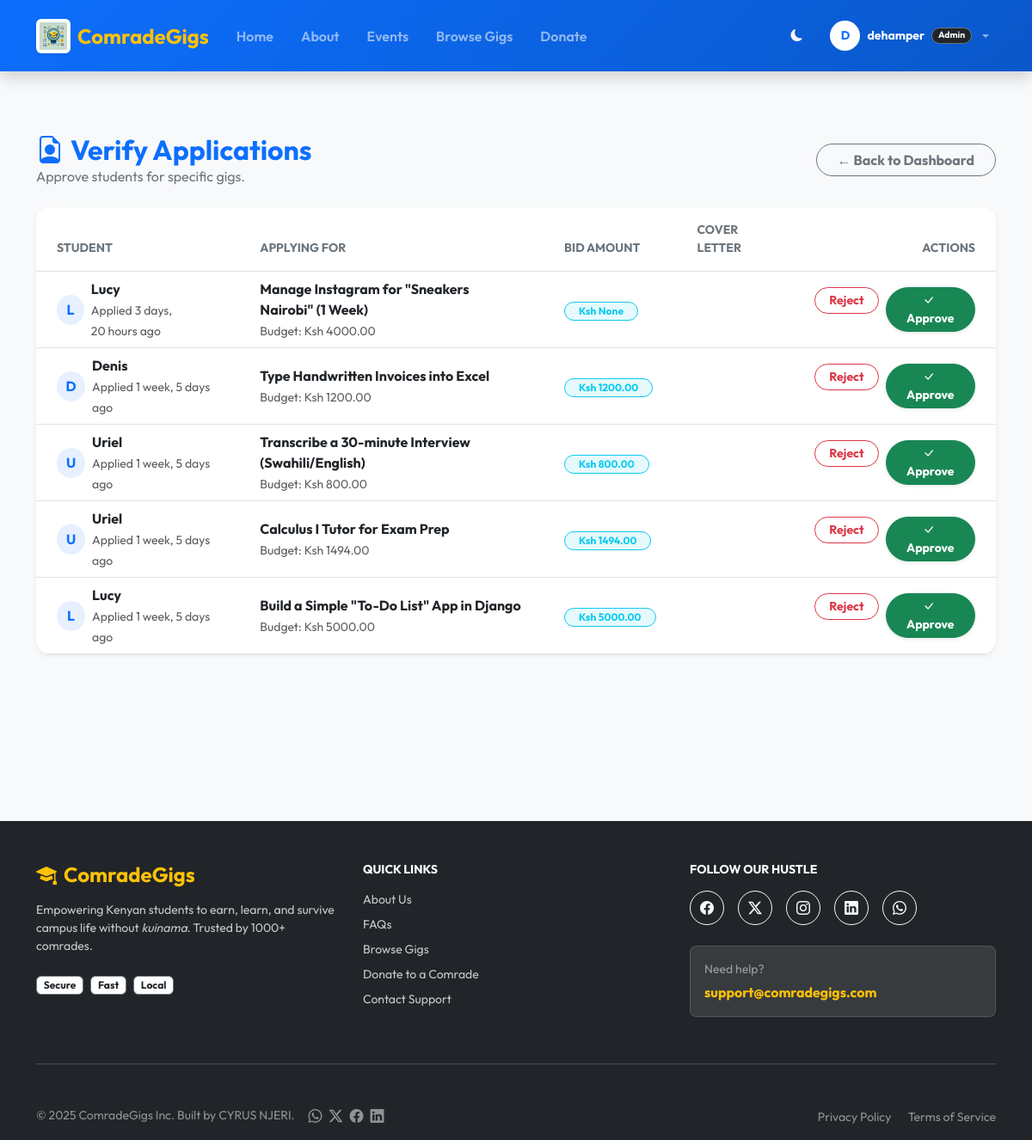
The app's page /admin-panel/applications/ (signed in) with its own data.
### myapp/models.py (models this page shows, shortened)
class User(AbstractUser):
    role = models.CharField(max_length=10, choices=ROLE_CHOICES, default='student')
    is_account_verified = models.BooleanField(default=False)
    phone_number = models.CharField(max_length=15, blank=True, null=True, help_text="Required for M-Pesa")
    profile_image = models.ImageField(upload_to='profiles/', blank=True, null=True)

class Application(models.Model):
    STATUS_CHOICES = (
        ('pending', 'Pending'),
        ('accepted', 'Accepted'),
        ('rejected', 'Rejected'),
    )
    job = models.ForeignKey(Job, on_delete=models.CASCADE, related_name='applications')
    student = models.ForeignKey(User, on_delete=models.CASCADE, related_name='my_applications')
    proposal = models.TextField(help_text="Short message to the client")
    bid_amount = models.DecimalField(max_digits=10, decimal_places=2, null=True, blank=True)
    cv = models.FileField(upload_to='applications/cvs/', blank=True, null=True)
    cover_letter_file = models.FileField(upload_to='applications/cover_letters/', blank=True, null=True)
    status = models.CharField(max_length=20, choices=STATUS_CHOICES, default='pending')
    created_at = models.DateTimeField(auto_now_add=True)
    is_accepted = models.BooleanField(default=False)
    is_rejected = models.BooleanField(default=False)
    class Meta:
        unique_together = ('job', 'student')

class Job(models.Model):
    STATUS_CHOICES = (
        ('open', 'Open'),
        ('review', 'Under Review'),
        ('assigned', 'In Progress'),
        ('completed', 'Completed'),
        ('cancelled', 'Cancelled'),
    )
    client = models.ForeignKey(User, on_delete=models.CASCADE, related_name='posted_jobs')
    assigned_to = models.ForeignKey(User, on_delete=models.SET_NULL, null=True, blank=True, related_name='assigned_jobs')
    title = models.CharField(max_length=200)
    description = models.TextField()
    required_skills = models.ManyToManyField(Skill, blank=True)
    budget = models.DecimalField(max_digits=10, decimal_places=2)
    deadline = models.DateTimeField(null=True, blank=True)
    status = models.CharField(max_length=20, choices=STATUS_CHOICES, default='review')
    created_at = models.DateTimeField(auto_now_add=True)
    completed_at = models.DateTimeField(null=True, blank=True)

### myapp/views.py (the view)
# urls.py: path('admin-panel/applications/', views.admin_manage_applications, name='admin_manage_applications'),
@login_required
def admin_manage_applications(request):
    if not request.user.is_superuser:
        return redirect('myapp:home')
    pending_apps = Application.objects.filter(
        is_accepted=False,
        is_rejected=False
    ).order_by('-created_at')
    return render(request, 'custom_admin/manage_applications.html', {'pending_apps': pending_apps})

### myapp/templates/custom_admin/manage_applications.html (shortened to what this page needs)
{% extends "base.html" %}
{% load static %}
{% block content %}
<section class="py-5 bg-light min-vh-100">
  <div class="container">
    <div class="d-flex justify-content-between align-items-center mb-4">
      <div>
          <h2 class="fw-bold mb-0 text-primary">
              <i class="bi bi-file-earmark-person me-2"></i>Verify Applications
          </h2>
          <p class="text-secondary mb-0">Approve students for specific gigs.</p>
      </div>
      <a href="{% url 'myapp:admin_dashboard' %}" class="btn btn-outline-secondary rounded-pill px-4 fw-bold">
          &larr; Back to Dashboard
      </a>
    </div>
    <div class="card border-0 shadow-sm rounded-4 overflow-hidden">
      <div class="card-body p-0">
        <div class="table-responsive">
          <table class="table table-hover align-middle mb-0">
            <thead class="bg-light">
              <tr>
                <th class="px-4 py-3 text-uppercase small fw-bold text-secondary">Student</th>
                <th class="px-4 py-3 text-uppercase small fw-bold text-secondary">Applying For</th>
                <th class="px-4 py-3 text-uppercase small fw-bold text-secondary">Bid Amount</th>
                <th class="px-4 py-3 text-uppercase small fw-bold text-secondary">Cover Letter</th>
                <th class="px-4 py-3 text-end text-uppercase small fw-bold text-secondary">Actions</th>
              </tr>
            </thead>
            <tbody>
              {% for app in pending_apps %}
              <tr>
                <td class="px-4">
                    <div class="d-flex align-items-center">
                        <div class="bg-primary bg-opacity-10 text-primary rounded-circle p-2 me-2 fw-bold" style="width: 35px; height: 35px; display:flex; justify-content:center; align-items:center;">
                            {{ app.student.username|first|upper }}
                        </div>
                        <div>
                            <span class="fw-bold d-block text-dark">{{ app.student.username }}</span>
                            <small class="text-muted">Applied {{ app.created_at|timesince }} ago</small>
                        </div>
                    </div>
                </td>
                <td class="px-4">
                    <span class="fw-bold text-dark">{{ app.job.title }}</span>
                    <br>
                    <small class="text-muted">Budget: Ksh {{ app.job.budget }}</small>
                </td>
                <td class="px-4">
                    <span class="badge bg-info bg-opacity-10 text-info border border-info px-3 rounded-pill">
                        Ksh {{ app.bid_amount }}
                    </span>
                </td>
                <td class="px-4">
                </td>
                <td class="px-4 text-end">
                    <div class="d-flex gap-2 justify-content-end">
                        <form action="{% url 'myapp:admin_process_application' app.id %}" method="POST">
                            <button type="submit" class="btn btn-outline-danger btn-sm rounded-pill px-3 fw-bold">
                                Reject
                            </button>
                        </form>
                        <form action="{% url 'myapp:admin_process_application' app.id %}" method="POST">
                            <button type="submit" class="btn btn-success btn-sm rounded-pill px-3 fw-bold shadow-sm" onclick="return confirm('Approve this student? This will assign the job to them.');">
                                <i class="bi bi-check-lg me-1"></i> Approve
                            </button>
                        </form>
                    </div>
                </td>
              </tr>
              {% endfor %}
            </tbody>
          </table>
        </div>
      </div>
    </div>
  </div>
</section>
{% endblock %}

### myapp/templates/base.html (shortened to what this page needs)
{% load static %}
<!doctype html>
<html lang="en" data-bs-theme="light">
  <head>
    <link href="https://cdn.jsdelivr.net/npm/bootstrap@5.3.2/dist/css/bootstrap.min.css" rel="stylesheet">
    <link rel="stylesheet" href="https://cdn.jsdelivr.net/npm/bootstrap-icons@1.11.1/font/bootstrap-icons.css">
  </head>
  <body class="d-flex flex-column min-vh-100 bg-light">
     <nav class="navbar navbar-expand-lg navbar-dark navbar-comrade shadow sticky-top py-3">
      <div class="container">
        <a class="navbar-brand d-flex align-items-center gap-2 fw-bold fs-4 text-warning" href="{% url 'myapp:home' %}">
          <img src="{% static 'images/icon.webp' %}" alt="Logo" class="rounded shadow-sm bg-white p-1">
          <span>ComradeGigs</span>
        </a>
        <div class="collapse navbar-collapse" id="mainNav">
          <ul class="navbar-nav me-auto mb-2 mb-lg-0">
            <li class="nav-item"><a class="nav-link px-3 fw-semibold" href="{% url 'myapp:home' %}">Home</a></li>
            <li class="nav-item"><a class="nav-link px-3 fw-semibold" href="{% url 'myapp:about' %}">About</a></li>
            <li class="nav-item"><a class="nav-link px-3 fw-semibold" href="{% url 'myapp:events' %}">Events</a></li>
            {% if user.is_authenticated %}
                {% if user.is_superuser %}
                    <li class="nav-item"><a class="nav-link px-3 fw-semibold" href="{% url 'myapp:job_list' %}">Browse Gigs</a></li>
                {% elif user.role == 'student' and user.studentprofile.is_verified %}
                    <li class="nav-item"><a class="nav-link px-3 fw-semibold" href="{% url 'myapp:job_list' %}">Browse Gigs</a></li>
                {% elif user.role == 'client' and user.is_verified %}
                    <li class="nav-item"><a class="nav-link px-3 fw-semibold" href="{% url 'myapp:job_list' %}">Browse Gigs</a></li>
                {% endif %}
            {% endif %}
            <li class="nav-item"><a class="nav-link px-3 fw-semibold" href="{% url 'myapp:donate' %}">Donate</a></li>
          </ul>
          <ul class="navbar-nav ms-auto align-items-lg-center gap-2">
            <li class="nav-item me-2">
              <button class="btn btn-sm btn-outline-light rounded-circle border-0" id="darkModeToggle" title="Toggle Night Mode"><i class="bi bi-moon-fill"></i></button>
            </li>
            {% if user.is_authenticated %}
              <li class="nav-item dropdown">
                <a class="nav-link dropdown-toggle d-flex align-items-center gap-2" href="#" role="button" data-bs-toggle="dropdown">
                  <div class="bg-white text-primary rounded-circle d-flex align-items-center justify-content-center fw-bold small" style="width: 35px; height: 35px;">
                    {{ user.username|slice:":1"|upper }}
                  </div>
                  <span class="text-white small fw-bold">{{ user.username }}</span>
                   {% if user.role == 'student' %}
                    <span class="badge bg-warning text-dark rounded-pill" style="font-size: 0.65rem;">Student</span>
                  {% elif user.role == 'client' %}
                    <span class="badge bg-success text-white rounded-pill" style="font-size: 0.65rem;">Client</span>
                  {% elif user.role == 'donor' %}
                    <span class="badge bg-danger text-white rounded-pill" style="font-size: 0.65rem;"><i class="bi bi-heart-fill me-1"></i>Donor</span>
                  {% elif user.is_superuser %}
                    <span class="badge bg-dark text-white border border-secondary rounded-pill" style="font-size: 0.65rem;">Admin</span>
                  {% endif %}
                </a>
              </li>
            {% endif %}
          </ul>
        </div>
      </div>
    </nav>
    <main class="flex-grow-1">
      {% block content %}{% endblock %}
    </main>
    <footer class="bg-dark text-white mt-5 pt-5 pb-3">
      <div class="container">
        <div class="row gy-4">
          <div class="col-md-4">
            <h4 class="fw-bold text-warning mb-3">
              <i class="bi bi-mortarboard-fill me-2"></i>ComradeGigs
            </h4>
            <p class="small opacity-75 mb-4">
              Empowering Kenyan students to earn, learn, and survive campus life without <em>kuinama</em>. Trusted by 1000+ comrades.
            </p>
            <div class="d-flex gap-2">
              <span class="badge bg-white text-dark fw-bold border border-secondary">Secure</span>
              <span class="badge bg-white text-dark fw-bold border border-secondary">Fast</span>
              <span class="badge bg-white text-dark fw-bold border border-secondary">Local</span>
            </div>
          </div>
          <div class="col-md-4">
            <h6 class="fw-bold mb-3 text-white text-uppercase small letter-spacing-1">Quick Links</h6>
            <ul class="list-unstyled small d-flex flex-column gap-2">
              <li><a href="{% url 'myapp:about' %}" class="text-white text-decoration-none opacity-75 hover-opacity-100 transition">About Us</a></li>
              <li><a href="{% url 'myapp:faqs' %}" class="text-white text-decoration-none opacity-75 hover-opacity-100 transition">FAQs</a></li>
              {% if user.is_authenticated %}
                {% if user.is_superuser or user.role == 'student' and user.studentprofile.is_verified or user.role == 'client' and user.is_verified %}
                  <li><a href="{% url 'myapp:job_list' %}" class="text-white text-decoration-none opacity-75 hover-opacity-100 transition">Browse Gigs</a></li>
                {% endif %}
              {% endif %}
              <li><a href="{% url 'myapp:donate' %}" class="text-white text-decoration-none opacity-75 hover-opacity-100 transition">Donate to a Comrade</a></li>
              <li><a href="{% url 'myapp:contact' %}" class="text-white text-decoration-none opacity-75 hover-opacity-100 transition">Contact Support</a></li>
            </ul>
          </div>
          <div class="col-md-4">
            <h6 class="fw-bold mb-3 text-white text-uppercase small letter-spacing-1">Follow Our Hustle</h6>
            <div class="d-flex gap-3 mb-4">
              <a href="https://facebook.com" target="_blank" class="btn btn-outline-light rounded-circle p-0 d-flex align-items-center justify-content-center" style="width: 40px; height: 40px;">
                <i class="bi bi-facebook"></i>
              </a>
              <a href="https://twitter.com" target="_blank" class="btn btn-outline-light rounded-circle p-0 d-flex align-items-center justify-content-center" style="width: 40px; height: 40px;">
                <i class="bi bi-twitter-x"></i>
              </a>
              <a href="https://instagram.com" target="_blank" class="btn btn-outline-light rounded-circle p-0 d-flex align-items-center justify-content-center" style="width: 40px; height: 40px;">
                <i class="bi bi-instagram"></i>
              </a>
              <a href="https://linkedin.com" target="_blank" class="btn btn-outline-light rounded-circle p-0 d-flex align-items-center justify-content-center" style="width: 40px; height: 40px;">
                <i class="bi bi-linkedin"></i>
              </a>
              <a href="https://whatsapp.com/channel/0029Vb7l5He3rZZdfyskEv0s" target="_blank" class="btn btn-outline-light rounded-circle p-0 d-flex align-items-center justify-content-center" style="width: 40px; height: 40px;">
                <i class="bi bi-whatsapp"></i>
              </a>
            </div>
            <div class="p-3 bg-white bg-opacity-10 rounded-3 border border-secondary border-opacity-50">
              <small class="d-block text-white-50 mb-1">Need help?</small>
              <a href="mailto:support@comradegigs.com" class="fw-bold text-warning text-decoration-none">support@comradegigs.com</a>
            </div>
          </div>
        </div>
        <hr class="my-5 border-secondary opacity-50">
        <div class="row align-items-center gy-3">
          <div class="col-md-6 text-center text-md-start">
            <div class="d-flex flex-column flex-md-row align-items-center gap-2">
                <p class="small opacity-50 mb-0">&copy; {% now "Y" %} ComradeGigs Inc. Built by CYRUS NJERI.</p>
                <div class="d-flex gap-2 ms-md-2">
                    <a href="https://wa.me/254737855126" target="_blank" class="text-white opacity-50 hover-opacity-100 transition" title="WhatsApp Me"><i class="bi bi-whatsapp"></i></a>
                    <a href="https://x.com/DeHamper2" target="_blank" class="text-white opacity-50 hover-opacity-100 transition" title="Twitter"><i class="bi bi-twitter-x"></i></a>
                    <a href="https://www.facebook.com/profile.php?id=61556808732824" target="_blank" class="text-white opacity-50 hover-opacity-100 transition" title="Facebook"><i class="bi bi-facebook"></i></a>
                    <a href="https://www.linkedin.com/in/cyrus-njeri-15896936b/" target="_blank" class="text-white opacity-50 hover-opacity-100 transition" title="LinkedIn"><i class="bi bi-linkedin"></i></a>
                </div>
            </div>
          </div>
          <div class="col-md-6 text-center text-md-end">
            <a href="{% url 'myapp:privacy' %}" class="text-white opacity-50 small text-decoration-none me-3 hover-opacity-100">Privacy Policy</a>
            <a href="{% url 'myapp:terms' %}" class="text-white opacity-50 small text-decoration-none hover-opacity-100">Terms of Service</a>
          </div>
        </div>
      </div>
    </footer>
  </body>
</html>

### records on screen
User: username "D", username "dehamper"
Application: student.username|first "L", student.username "Lucy", created_at "3 days, 20 hours", job "Manage Instagram for \"Sneakers Nairobi\" (1 Week)", job.budget "4000.00", bid_amount "None"
Application: student.username|first "D", student.username "Denis", created_at "1 week, 5 days", job "Type Handwritten Invoices into Excel", job.budget "1200.00", bid_amount "1200.00"
Application: student.username|first "U", student.username "Uriel", created_at "1 week, 5 days", job "Transcribe a 30-minute Interview (Swahili/English)", job.budget "800.00", bid_amount "800.00"
Application: student.username|first "U", student.username "Uriel", created_at "1 week, 5 days", job "Calculus I Tutor for Exam Prep", job.budget "1494.00", bid_amount "1494.00"
Application: student.username|first "L", student.username "Lucy", created_at "1 week, 5 days", job "Build a Simple \"To-Do List\" App in Django", job.budget "5000.00", bid_amount "5000.00"
